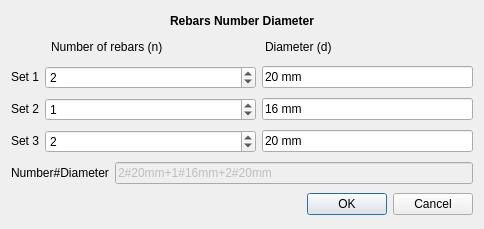
<?xml version="1.0" encoding="UTF-8"?>
<ui version="4.0">
 <class>RebarNumberDiameterDialog</class>
 <widget class="QDialog" name="RebarNumberDiameterDialog">
  <property name="geometry">
   <rect>
    <x>0</x>
    <y>0</y>
    <width>484</width>
    <height>229</height>
   </rect>
  </property>
  <property name="windowTitle">
   <string>Dialog</string>
  </property>
  <layout class="QGridLayout" name="gridLayout">
   <item row="1" column="0">
    <layout class="QHBoxLayout" name="horizontalLayout_7">
     <item>
      <spacer name="horizontalSpacer">
       <property name="orientation">
        <enum>Qt::Horizontal</enum>
       </property>
       <property name="sizeType">
        <enum>QSizePolicy::Fixed</enum>
       </property>
       <property name="sizeHint" stdset="0">
        <size>
         <width>40</width>
         <height>20</height>
        </size>
       </property>
      </spacer>
     </item>
     <item>
      <widget class="QLabel" name="numberLabel">
       <property name="sizePolicy">
        <sizepolicy hsizetype="Preferred" vsizetype="Fixed">
         <horstretch>0</horstretch>
         <verstretch>0</verstretch>
        </sizepolicy>
       </property>
       <property name="text">
        <string>Number of rebars (n)</string>
       </property>
      </widget>
     </item>
     <item>
      <widget class="QLabel" name="diameterLabel">
       <property name="sizePolicy">
        <sizepolicy hsizetype="Preferred" vsizetype="Fixed">
         <horstretch>0</horstretch>
         <verstretch>0</verstretch>
        </sizepolicy>
       </property>
       <property name="text">
        <string>Diameter (d)</string>
       </property>
      </widget>
     </item>
    </layout>
   </item>
   <item row="5" column="0">
    <layout class="QHBoxLayout" name="horizontalLayout">
     <item>
      <widget class="QLabel" name="numberDiameterLabel">
       <property name="text">
        <string>Number#Diameter</string>
       </property>
      </widget>
     </item>
     <item>
      <widget class="Gui::PrefLineEdit" name="numberDiameter">
       <property name="enabled">
        <bool>false</bool>
       </property>
       <property name="focusPolicy">
        <enum>Qt::StrongFocus</enum>
       </property>
       <property name="text">
        <string>2#20mm+1#16mm+2#20mm</string>
       </property>
      </widget>
     </item>
    </layout>
   </item>
   <item row="3" column="0">
    <layout class="QHBoxLayout" name="horizontalLayout_8">
     <item>
      <widget class="QLabel" name="set2">
       <property name="sizePolicy">
        <sizepolicy hsizetype="Fixed" vsizetype="Fixed">
         <horstretch>0</horstretch>
         <verstretch>0</verstretch>
        </sizepolicy>
       </property>
       <property name="text">
        <string>Set 2</string>
       </property>
      </widget>
     </item>
     <item>
      <widget class="Gui::PrefSpinBox" name="number2">
       <property name="sizePolicy">
        <sizepolicy hsizetype="Preferred" vsizetype="Fixed">
         <horstretch>0</horstretch>
         <verstretch>0</verstretch>
        </sizepolicy>
       </property>
       <property name="value">
        <number>1</number>
       </property>
      </widget>
     </item>
     <item>
      <widget class="Gui::InputField" name="diameter2">
       <property name="sizePolicy">
        <sizepolicy hsizetype="Preferred" vsizetype="Fixed">
         <horstretch>0</horstretch>
         <verstretch>0</verstretch>
        </sizepolicy>
       </property>
       <property name="text">
        <string>16 mm</string>
       </property>
       <property name="unit" stdset="0">
        <string notr="true">mm</string>
       </property>
       <property name="quantity" stdset="0">
        <double>16.000000000000000</double>
       </property>
      </widget>
     </item>
    </layout>
   </item>
   <item row="4" column="0">
    <layout class="QHBoxLayout" name="horizontalLayout_9">
     <item>
      <widget class="QLabel" name="set3">
       <property name="sizePolicy">
        <sizepolicy hsizetype="Fixed" vsizetype="Fixed">
         <horstretch>0</horstretch>
         <verstretch>0</verstretch>
        </sizepolicy>
       </property>
       <property name="text">
        <string>Set 3</string>
       </property>
      </widget>
     </item>
     <item>
      <widget class="Gui::PrefSpinBox" name="number3">
       <property name="sizePolicy">
        <sizepolicy hsizetype="Preferred" vsizetype="Fixed">
         <horstretch>0</horstretch>
         <verstretch>0</verstretch>
        </sizepolicy>
       </property>
       <property name="value">
        <number>2</number>
       </property>
      </widget>
     </item>
     <item>
      <widget class="Gui::InputField" name="diameter3">
       <property name="sizePolicy">
        <sizepolicy hsizetype="Preferred" vsizetype="Fixed">
         <horstretch>0</horstretch>
         <verstretch>0</verstretch>
        </sizepolicy>
       </property>
       <property name="text">
        <string>20 mm</string>
       </property>
       <property name="unit" stdset="0">
        <string notr="true">mm</string>
       </property>
       <property name="quantity" stdset="0">
        <double>20.000000000000000</double>
       </property>
      </widget>
     </item>
    </layout>
   </item>
   <item row="0" column="0">
    <widget class="QLabel" name="heading">
     <property name="sizePolicy">
      <sizepolicy hsizetype="Preferred" vsizetype="Maximum">
       <horstretch>0</horstretch>
       <verstretch>0</verstretch>
      </sizepolicy>
     </property>
     <property name="font">
      <font>
       <weight>75</weight>
       <bold>true</bold>
      </font>
     </property>
     <property name="text">
      <string>Rebars Number Diameter</string>
     </property>
     <property name="alignment">
      <set>Qt::AlignCenter</set>
     </property>
    </widget>
   </item>
   <item row="6" column="0">
    <widget class="QDialogButtonBox" name="buttonBox">
     <property name="orientation">
      <enum>Qt::Horizontal</enum>
     </property>
     <property name="standardButtons">
      <set>QDialogButtonBox::Cancel|QDialogButtonBox::Ok</set>
     </property>
    </widget>
   </item>
   <item row="2" column="0">
    <layout class="QHBoxLayout" name="horizontalLayout_10">
     <item>
      <widget class="QLabel" name="set1">
       <property name="sizePolicy">
        <sizepolicy hsizetype="Fixed" vsizetype="Fixed">
         <horstretch>0</horstretch>
         <verstretch>0</verstretch>
        </sizepolicy>
       </property>
       <property name="text">
        <string>Set 1</string>
       </property>
      </widget>
     </item>
     <item>
      <widget class="Gui::PrefSpinBox" name="number1">
       <property name="sizePolicy">
        <sizepolicy hsizetype="Preferred" vsizetype="Fixed">
         <horstretch>0</horstretch>
         <verstretch>0</verstretch>
        </sizepolicy>
       </property>
       <property name="value">
        <number>2</number>
       </property>
      </widget>
     </item>
     <item>
      <widget class="Gui::InputField" name="diameter1">
       <property name="sizePolicy">
        <sizepolicy hsizetype="Preferred" vsizetype="Fixed">
         <horstretch>0</horstretch>
         <verstretch>0</verstretch>
        </sizepolicy>
       </property>
       <property name="text">
        <string>20 mm</string>
       </property>
       <property name="unit" stdset="0">
        <string notr="true">mm</string>
       </property>
       <property name="quantity" stdset="0">
        <double>20.000000000000000</double>
       </property>
      </widget>
     </item>
    </layout>
   </item>
  </layout>
 </widget>
 <customwidgets>
  <customwidget>
   <class>Gui::InputField</class>
   <extends>QLineEdit</extends>
   <header>Gui/InputField.h</header>
  </customwidget>
  <customwidget>
   <class>Gui::PrefSpinBox</class>
   <extends>QSpinBox</extends>
   <header>Gui/PrefWidgets.h</header>
  </customwidget>
  <customwidget>
   <class>Gui::PrefLineEdit</class>
   <extends>QLineEdit</extends>
   <header>Gui/PrefWidgets.h</header>
  </customwidget>
 </customwidgets>
 <resources/>
 <connections/>
</ui>
